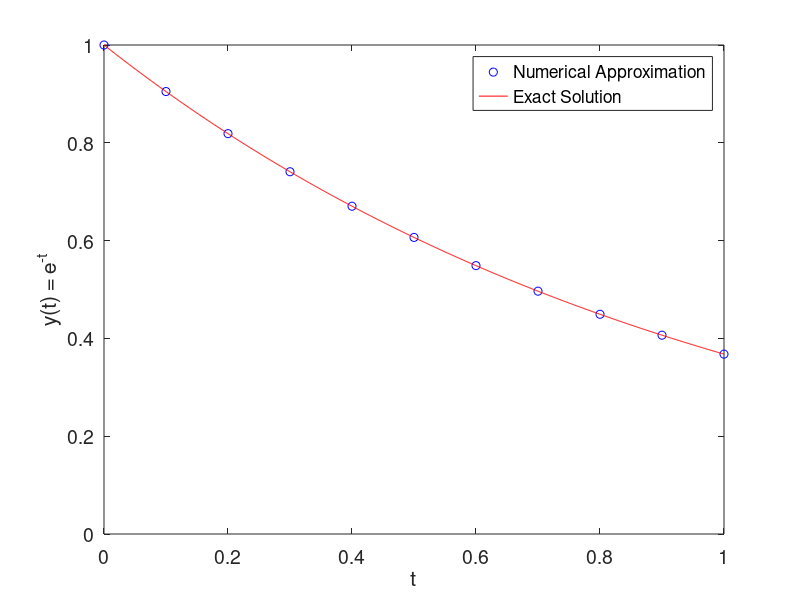

MATLAB code to generate this figure: (Note: this script raises an error after producing the figure.)
% Chris Kreienkamp, 901965168
% 11/8/17
% Homework 9

clear
clc
clf

data = [   0.0000000       1.0000000    
  0.10000000      0.90483332    
  0.20000000      0.81872332    
  0.30000001      0.74080813    
  0.40000001      0.67030787    
  0.50000000      0.60651690    
  0.60000002      0.54879671    
  0.70000005      0.49656954    
  0.80000007      0.44931266    
  0.90000010      0.40655306    
   1.0000001      0.36786276];
x = linspace(0,1,1000);
figure(1)
plot(data(:,1),data(:,2),'bo',x,exp(-x),'r-');
axis([0 1 0 1])
xlabel('t')
ylabel('y(t) = e^-^t')
legend('Numerical Approximation','Exact Solution')
set(gca,'FontSize',14)



%% Error

error = [1.0000000      3.45461369E-02
0.20000000      1.43975019E-04
 0.10000000      1.66296959E-05
5.00000007E-02  2.05636024E-06
 2.50000004E-02  2.38418579E-07
 1.66666675E-02  1.19209290E-07
1.25000002E-02  1.19209290E-07
 9.99999978E-03  2.08616257E-07
 4.99999989E-03  8.94069672E-08
2.49999994E-03  8.94069672E-08
1.66666671E-03  2.08616257E-07
 1.66666671E-03  2.08616257E-07
 1.00000005E-03  3.27825546E-07];

error2 = [1.0000000      3.45461369E-02
0.20000000      1.43975019E-04
 0.10000000      1.66296959E-05
5.00000007E-02  2.05636024E-06
 2.50000004E-02  2.38418579E-07
 1.66666675E-02  1.19209290E-07];

errorfit = fit(log(error2(:,1)),log(error2(:,2)),'poly1');
errorcoeff = coeffvalues(errorfit)

figure(2)
plot(log(error(:,1)),log(error(:,2)),'bo');hold on; plot(errorfit)
xlabel('log(\Delta t)')
ylabel('log( |Error| )')
set(gca,'FontSize',14)
legend('Error','Linear Fit','Location','Northwest')
axis([-7 0.25 -20 0])


